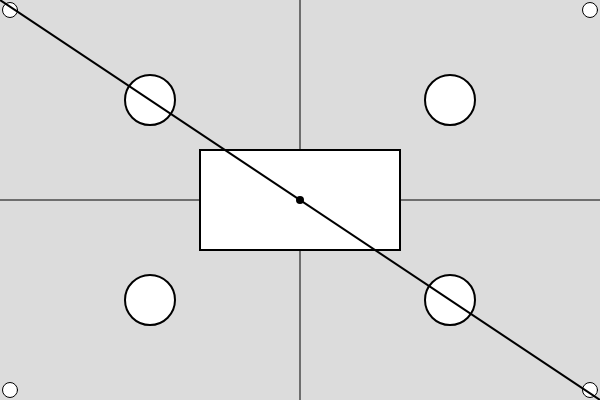
Frame 1 (no input)
Frame 60 (no input): identical to frame 1, image omitted
Frame 120 (the mouse pressed at the canvas centre since frame 60): identical to frame 1, image omitted

The p5.js sketch that drew this single still picture (run headless with seeded random() and noise() and a simulated clock; from frame 60 on, the mouse is pressed at the canvas centre):

// p5.js sketch
// ── sketch.js
function setup() {
  createCanvas(600, 400);
}

function draw() {
  stroke(0);
  line(615,20,770,20);
  stroke(126);
  line(770,20,770,175);
  stroke(255);
  line(770,175,615,175);
  line(615,175,615,20);
}

function draw(){
  background(220);
  // Línea vertical central
  strokeWeight(1);
  line(width/2, 0, width/2, height);
  // Línea horizontal central
  strokeWeight(1);
  line(0, height/2, width, height/2);
  //Circulos en las esquinas
  circle(10,10,15);
  circle(width-10,10,15);
  circle(10,height-10,15);
  circle(width-10,height-10,15);
  //rectangulo centrado
  strokeWeight(2);
  rect((width - 200) / 2, (height - 100) / 2, 200, 100);
  //Punto en el centro
  strokeWeight(8);
  point(width/2,height/2);
  //Circulos en cada cuadrante
  strokeWeight(2);
  circle(width/4,height/4,50);
  circle(3*width/4,height/4,50);
  circle(width/4,3*height/4,50);
  circle(3*width/4,3*height/4,50);
  //Diagonal
  strokeWeight(2);
  line(0, 0, width, height);
}
